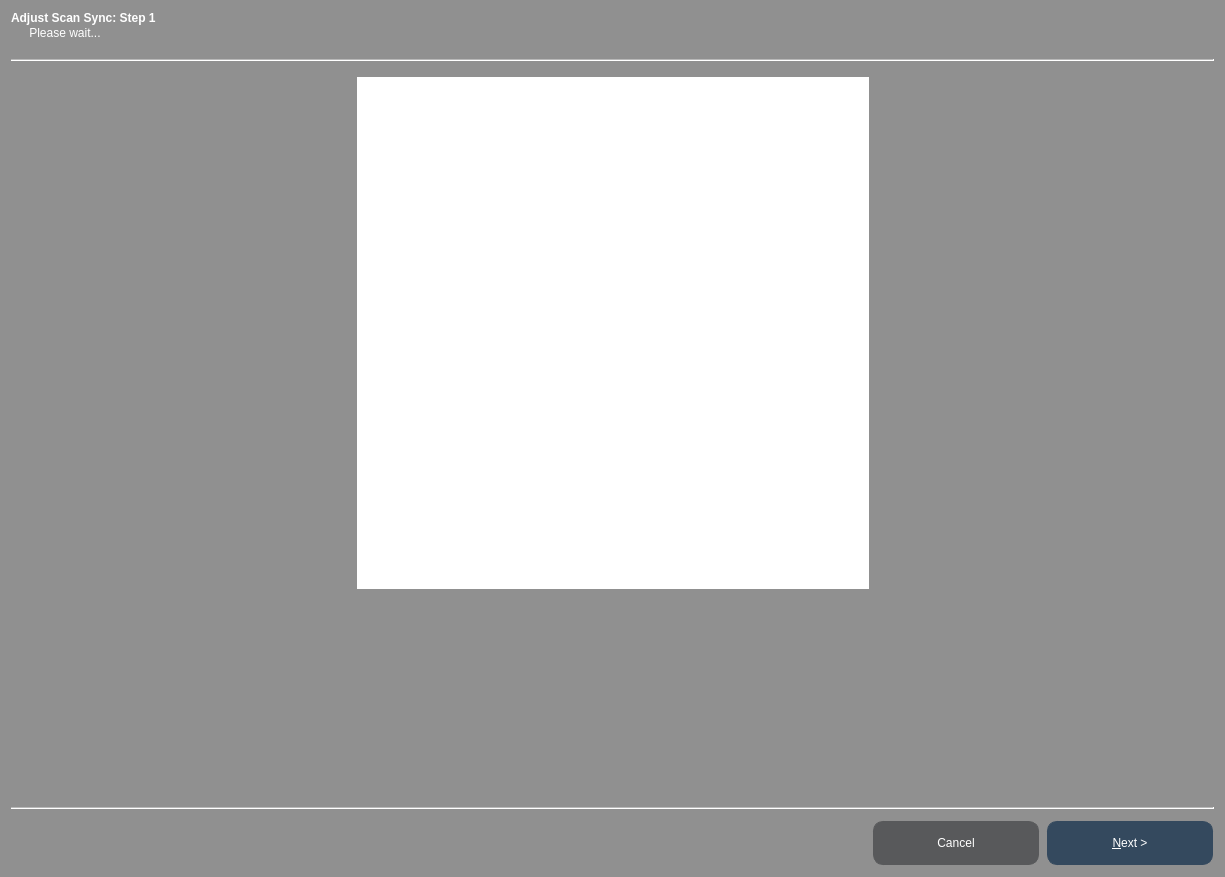
<?xml version="1.0" encoding="UTF-8"?>
<ui version="4.0">
 <class>lagWizard</class>
 <widget class="QWizard" name="lagWizard">
  <property name="geometry">
   <rect>
    <x>0</x>
    <y>0</y>
    <width>1225</width>
    <height>877</height>
   </rect>
  </property>
  <property name="palette">
   <palette>
    <active>
     <colorrole role="WindowText">
      <brush brushstyle="SolidPattern">
       <color alpha="255">
        <red>255</red>
        <green>255</green>
        <blue>255</blue>
       </color>
      </brush>
     </colorrole>
     <colorrole role="Button">
      <brush brushstyle="SolidPattern">
       <color alpha="255">
        <red>144</red>
        <green>144</green>
        <blue>144</blue>
       </color>
      </brush>
     </colorrole>
     <colorrole role="Text">
      <brush brushstyle="SolidPattern">
       <color alpha="255">
        <red>255</red>
        <green>255</green>
        <blue>255</blue>
       </color>
      </brush>
     </colorrole>
     <colorrole role="ButtonText">
      <brush brushstyle="SolidPattern">
       <color alpha="255">
        <red>255</red>
        <green>255</green>
        <blue>255</blue>
       </color>
      </brush>
     </colorrole>
     <colorrole role="Base">
      <brush brushstyle="SolidPattern">
       <color alpha="255">
        <red>144</red>
        <green>144</green>
        <blue>144</blue>
       </color>
      </brush>
     </colorrole>
     <colorrole role="Window">
      <brush brushstyle="SolidPattern">
       <color alpha="255">
        <red>144</red>
        <green>144</green>
        <blue>144</blue>
       </color>
      </brush>
     </colorrole>
    </active>
    <inactive>
     <colorrole role="WindowText">
      <brush brushstyle="SolidPattern">
       <color alpha="255">
        <red>255</red>
        <green>255</green>
        <blue>255</blue>
       </color>
      </brush>
     </colorrole>
     <colorrole role="Button">
      <brush brushstyle="SolidPattern">
       <color alpha="255">
        <red>144</red>
        <green>144</green>
        <blue>144</blue>
       </color>
      </brush>
     </colorrole>
     <colorrole role="Text">
      <brush brushstyle="SolidPattern">
       <color alpha="255">
        <red>255</red>
        <green>255</green>
        <blue>255</blue>
       </color>
      </brush>
     </colorrole>
     <colorrole role="ButtonText">
      <brush brushstyle="SolidPattern">
       <color alpha="255">
        <red>255</red>
        <green>255</green>
        <blue>255</blue>
       </color>
      </brush>
     </colorrole>
     <colorrole role="Base">
      <brush brushstyle="SolidPattern">
       <color alpha="255">
        <red>144</red>
        <green>144</green>
        <blue>144</blue>
       </color>
      </brush>
     </colorrole>
     <colorrole role="Window">
      <brush brushstyle="SolidPattern">
       <color alpha="255">
        <red>144</red>
        <green>144</green>
        <blue>144</blue>
       </color>
      </brush>
     </colorrole>
    </inactive>
    <disabled>
     <colorrole role="WindowText">
      <brush brushstyle="SolidPattern">
       <color alpha="255">
        <red>255</red>
        <green>255</green>
        <blue>255</blue>
       </color>
      </brush>
     </colorrole>
     <colorrole role="Button">
      <brush brushstyle="SolidPattern">
       <color alpha="255">
        <red>144</red>
        <green>144</green>
        <blue>144</blue>
       </color>
      </brush>
     </colorrole>
     <colorrole role="Text">
      <brush brushstyle="SolidPattern">
       <color alpha="255">
        <red>255</red>
        <green>255</green>
        <blue>255</blue>
       </color>
      </brush>
     </colorrole>
     <colorrole role="ButtonText">
      <brush brushstyle="SolidPattern">
       <color alpha="255">
        <red>255</red>
        <green>255</green>
        <blue>255</blue>
       </color>
      </brush>
     </colorrole>
     <colorrole role="Base">
      <brush brushstyle="SolidPattern">
       <color alpha="255">
        <red>144</red>
        <green>144</green>
        <blue>144</blue>
       </color>
      </brush>
     </colorrole>
     <colorrole role="Window">
      <brush brushstyle="SolidPattern">
       <color alpha="255">
        <red>144</red>
        <green>144</green>
        <blue>144</blue>
       </color>
      </brush>
     </colorrole>
    </disabled>
   </palette>
  </property>
  <property name="windowTitle">
   <string>Adjust Scan Sync Angle</string>
  </property>
  <property name="autoFillBackground">
   <bool>false</bool>
  </property>
  <property name="styleSheet">
   <string notr="true">/* CSS Styles used throughout the Avinger code base. Some minor variations may exist. */

/* CSS Styles used throughout the Avinger code base. Some minor variations may exist. */
QWizard#deviceWizard {
	background: rgba( 128,128,128, 255 );
}

QLabel {
 font: 30px &quot;DinPRO-medium&quot;;
 color: white;
}

/* Pushbuttons: */


QPushButton {
    background: rgb( 88, 89, 91 );
    border: 1px solid rgb( 88, 89, 91 );
    color: white;
    font: 12pt &quot;DinPRO-Medium&quot;;
    min-width: 164px;
    max-width: 164px;
    min-height: 42px;
    margin: 1px;
    text-align: center;
    border-radius: 10px;
}

 /* make the default button prominent */
 QPushButton:default {
     background:  rgb( 52, 73, 94 );
     border: 1px solid   rgb( 52, 73, 94 );
	 font: 17px &quot;DinPro-bold&quot;;
 }

QPushButton::hover 
{
    background: rgb(52, 73, 94 );
    border-color: rgb( 166, 166, 166 );
    color: rgb( 214, 214, 214);
    border-width: 1px;
}


QPushButton:disabled 
{
    background:  rgb( 51, 51, 51 ); 
    border: rgb( 51, 51, 51 ); 
 }

/* Dialog boxes: */

QDialog {   
 font: 18px &quot;DinPRO-regular&quot;;
 color: white;
 background-color: #909090;
 border: 1px solid #909090;
 border-radius: 5px;        /* This doesn't work */
}

/* List views and edits boxes: */

QLineEdit, QListView {
    color: #d0d0d0;
	font: 18px DinPro-medium;
    selection-color: white;   
    border: 2px groove white;
    border-radius: 4px;
}

/* ---------- Sliders ------------*/

QSlider::groove:horizontal {
border: 1px solid rgb(  191, 191, 191 );
background: white;
height: 10px;
border-radius: 5px;
}

QSlider::sub-page:horizontal {
background: rgb( 51, 51, 51 );
border: 1px solid rgb( 51, 51, 51 );
height: 10px;
border-radius: 6px;
}

QSlider::add-page:horizontal   /* to the right of the handle */
{
background: rgb(  191, 191, 191  );
border: 1px solid rgb(  191, 191, 191  );
height: 10px;
border-radius: 6px;
}

/* modified from the rest of the UI for the background color */
QSlider::handle:horizontal {
  image: url(:images/handle_normal.png);
  margin: -15px 0;
    background:   rgb( 0,0,0 ); 
}

QSlider::handle:horizontal:hover {
	image: url(:images/handle_rollover.png);
    margin: -15px 0;
    background:   rgb( 0, 0, 0 );
}

QSlider::sub-page:horizontal:disabled {
    background:   rgb(  191, 191, 191  );
    border-color:  rgb(  191, 191, 191  );
    border-radius: 6px;
}

QSlider::add-page:horizontal:disabled {
    background:    rgb(  191, 191, 191  );
    border-color:  rgb(  191, 191, 191  );
    border-radius: 6px;
}

QSlider::handle:horizontal:disabled {
	image: url(:images/handle_disabled.png);
    background:  rgb( 0, 0, 0 );
    border: 1px solid  rgb(  128, 128, 128  );
    border-radius: -15px;
}

/* Check boxes: */

QCheckBox {
	spacing: 5px;
}

QCheckBox::indicator {
	border: #909090;
    background: #909090;
	width: 20px;
	height: 20px;
	margin-top: 4px;
}

QCheckBox::indicator:unchecked {
	image: url(:images/checkBox_normal.png);
}

QCheckBox::indicator:checked {
	image: url(:images/checkBox_active.png);
}

/* Group boxes: */

QGroupBox {
    font: 20px DINPro-medium;
    color: rgba(173, 173, 173, 255);
     background-color: #909090;
     border: 2px solid #909090;
     border-radius: 5px;
     margin-top: 1ex; /* leave space at the top for the title */
 }
 

QGroupBox::title {
      subcontrol-origin: margin;
      subcontrol-position: top left; /* position at the top center */
      padding: 0 3px;
}

/* Spin Boxes: */

QAbstractSpinBox {
	font: 18px DinPRO-medium;
	border: 0;
    border-radius: 5px;
}

QAbstractSpinBox::up-button {
	border: 0;
   background: rgba(233,233,235,255);
   border-top-right-radius: 8px;
   margin-top: -2px;
   margin-bottom: -1px;
   padding-bottom: -5px;
   width: 35px;
}

QAbstractSpinBox::up-arrow  {
  image: url(:/images/arrow_up_normal.png);
}

QAbstractSpinBox::up-arrow:hover {
  image: url(:images/arrow_up_rollover.png);
}

QAbstractSpinBox::down-button {
   border: 0;
   background: rgba(233,233,235,255);
   border-bottom-right-radius: 8px;
   width: 35px;
   padding-top: -5px;
   margin-bottom: -2px;
   margin-top: -1px;
}

QAbstractSpinBox::down-arrow:hover {
  image: url(:/images/arrow_down_rollover.png);
}

QAbstractSpinBox::down-arrow {
  image: url(:/images/arrow_down_normal.png);
}

/* Combo Boxes */

QComboBox::drop-down {
     subcontrol-origin: padding;
     subcontrol-position: top right;
     width: 30px;
      border: 0px;
     border-radius: 4px;
   background: qlineargradient(spread:pad, x1:1, y1:0.847, x2:1, y2:0, stop:0 rgba(97,  97, 97, 255), stop:1 rgba(145, 144, 144, 255));
	margin: -2px;
 }

 QComboBox::down-arrow {
     image: url(:images/arrow_down_normal.png);
}

QComboBox::down-arrow:hover {
	image: url(:images/arrow_down_rollover.png);
}

 QComboBox::down-arrow:on { /* shift the arrow when popup is open */
     top: 1px;
     left: 1px;
 }


/****************
 *         v3.0            *
 ****************/
QLabel#titlebarLabel {
	background: rgb( 51, 51, 51 );
}
QLabel#titlebarTextLabel {
    font: 24pt &quot;DINPro-Medium&quot;;
    color: white;
}

QLabel#instructionsLabel
{
    background: rgb( 191, 191, 191 );
}

QLabel#instructionsTextLabel
{
    font: 12pt &quot;DINPro-Medium&quot;;
}
</string>
  </property>
  <property name="modal">
   <bool>true</bool>
  </property>
  <property name="wizardStyle">
   <enum>QWizard::ClassicStyle</enum>
  </property>
  <property name="options">
   <set>QWizard::CancelButtonOnLeft|QWizard::IndependentPages|QWizard::NoBackButtonOnLastPage|QWizard::NoBackButtonOnStartPage</set>
  </property>
  <property name="subTitleFormat">
   <enum>Qt::AutoText</enum>
  </property>
  <widget class="QWizardPage" name="initialRotationPage">
   <property name="title">
    <string>Adjust Scan Sync: Step 1</string>
   </property>
   <property name="subTitle">
    <string> Please wait...</string>
   </property>
   <widget class="liveView" name="rotationView">
    <property name="geometry">
     <rect>
      <x>340</x>
      <y>10</y>
      <width>512</width>
      <height>512</height>
     </rect>
    </property>
    <property name="frameShape">
     <enum>QFrame::NoFrame</enum>
    </property>
   </widget>
  </widget>
  <widget class="QWizardPage" name="counterRotationPage">
   <property name="title">
    <string>Adjust Scan Sync: Step 2</string>
   </property>
   <property name="subTitle">
    <string> Please wait...</string>
   </property>
   <widget class="liveView" name="counterRotationView">
    <property name="geometry">
     <rect>
      <x>340</x>
      <y>10</y>
      <width>512</width>
      <height>512</height>
     </rect>
    </property>
    <property name="frameShape">
     <enum>QFrame::NoFrame</enum>
    </property>
   </widget>
  </widget>
  <widget class="QWizardPage" name="alignmentPage">
   <property name="styleSheet">
    <string notr="true"/>
   </property>
   <property name="title">
    <string>Adjust Scan Sync: Step 3</string>
   </property>
   <property name="subTitle">
    <string>Align the two images to determine the Scan Sync angle using the slider.</string>
   </property>
   <widget class="QWidget" name="widget" native="true">
    <property name="geometry">
     <rect>
      <x>0</x>
      <y>0</y>
      <width>1170</width>
      <height>626</height>
     </rect>
    </property>
    <property name="styleSheet">
     <string notr="true">QWidget#widget {
	background: black;
}</string>
    </property>
    <widget class="gridOverlay" name="leftGrid">
     <property name="geometry">
      <rect>
       <x>30</x>
       <y>40</y>
       <width>512</width>
       <height>512</height>
      </rect>
     </property>
     <property name="text">
      <string>TextLabel</string>
     </property>
    </widget>
    <widget class="gridOverlay" name="rightGrid">
     <property name="geometry">
      <rect>
       <x>600</x>
       <y>40</y>
       <width>512</width>
       <height>512</height>
      </rect>
     </property>
     <property name="text">
      <string>TextLabel</string>
     </property>
    </widget>
    <widget class="QWidget" name="horizontalLayoutWidget">
     <property name="geometry">
      <rect>
       <x>520</x>
       <y>0</y>
       <width>113</width>
       <height>41</height>
      </rect>
     </property>
     <layout class="QHBoxLayout" name="horizontalLayout">
      <item>
       <widget class="QLabel" name="label">
        <property name="font">
         <font>
          <family>DinPRO-Medium</family>
          <pointsize>-1</pointsize>
          <weight>50</weight>
          <italic>false</italic>
          <bold>false</bold>
         </font>
        </property>
        <property name="styleSheet">
         <string notr="true">color: #717171;
font: 20px DinPRO-Medium;</string>
        </property>
        <property name="text">
         <string>Angle:</string>
        </property>
       </widget>
      </item>
      <item>
       <widget class="QLabel" name="angleLabel">
        <property name="font">
         <font>
          <family>DinPRO-Medium</family>
          <pointsize>-1</pointsize>
          <weight>50</weight>
          <italic>false</italic>
          <bold>false</bold>
         </font>
        </property>
        <property name="styleSheet">
         <string notr="true">color: #717171;
font: 20px DinPRO-Medium;</string>
        </property>
        <property name="text">
         <string>0</string>
        </property>
        <property name="alignment">
         <set>Qt::AlignCenter</set>
        </property>
       </widget>
      </item>
     </layout>
     <zorder>angleLabel</zorder>
     <zorder>label</zorder>
    </widget>
    <widget class="QWidget" name="layoutWidget">
     <property name="geometry">
      <rect>
       <x>10</x>
       <y>570</y>
       <width>531</width>
       <height>34</height>
      </rect>
     </property>
     <layout class="QHBoxLayout" name="horizontalLayout_2">
      <item>
       <widget class="QLabel" name="label_2">
        <property name="styleSheet">
         <string notr="true">font: 15px DinPro-Medium;	
color: rgba( 128,128,128, 255 );</string>
        </property>
        <property name="text">
         <string>Rotate</string>
        </property>
       </widget>
      </item>
      <item>
       <widget class="QSlider" name="angleSlider">
        <property name="minimumSize">
         <size>
          <width>0</width>
          <height>31</height>
         </size>
        </property>
        <property name="styleSheet">
         <string notr="true"/>
        </property>
        <property name="minimum">
         <number>-180</number>
        </property>
        <property name="maximum">
         <number>180</number>
        </property>
        <property name="orientation">
         <enum>Qt::Horizontal</enum>
        </property>
       </widget>
      </item>
     </layout>
    </widget>
    <widget class="rotatableLabel" name="rightImage">
     <property name="geometry">
      <rect>
       <x>600</x>
       <y>40</y>
       <width>512</width>
       <height>512</height>
      </rect>
     </property>
     <property name="palette">
      <palette>
       <active>
        <colorrole role="WindowText">
         <brush brushstyle="SolidPattern">
          <color alpha="255">
           <red>255</red>
           <green>255</green>
           <blue>255</blue>
          </color>
         </brush>
        </colorrole>
        <colorrole role="Text">
         <brush brushstyle="SolidPattern">
          <color alpha="255">
           <red>255</red>
           <green>255</green>
           <blue>255</blue>
          </color>
         </brush>
        </colorrole>
        <colorrole role="ButtonText">
         <brush brushstyle="SolidPattern">
          <color alpha="255">
           <red>255</red>
           <green>255</green>
           <blue>255</blue>
          </color>
         </brush>
        </colorrole>
        <colorrole role="Base">
         <brush brushstyle="SolidPattern">
          <color alpha="255">
           <red>255</red>
           <green>255</green>
           <blue>255</blue>
          </color>
         </brush>
        </colorrole>
        <colorrole role="Window">
         <brush brushstyle="SolidPattern">
          <color alpha="255">
           <red>0</red>
           <green>0</green>
           <blue>0</blue>
          </color>
         </brush>
        </colorrole>
       </active>
       <inactive>
        <colorrole role="WindowText">
         <brush brushstyle="SolidPattern">
          <color alpha="255">
           <red>255</red>
           <green>255</green>
           <blue>255</blue>
          </color>
         </brush>
        </colorrole>
        <colorrole role="Text">
         <brush brushstyle="SolidPattern">
          <color alpha="255">
           <red>255</red>
           <green>255</green>
           <blue>255</blue>
          </color>
         </brush>
        </colorrole>
        <colorrole role="ButtonText">
         <brush brushstyle="SolidPattern">
          <color alpha="255">
           <red>255</red>
           <green>255</green>
           <blue>255</blue>
          </color>
         </brush>
        </colorrole>
        <colorrole role="Base">
         <brush brushstyle="SolidPattern">
          <color alpha="255">
           <red>255</red>
           <green>255</green>
           <blue>255</blue>
          </color>
         </brush>
        </colorrole>
        <colorrole role="Window">
         <brush brushstyle="SolidPattern">
          <color alpha="255">
           <red>0</red>
           <green>0</green>
           <blue>0</blue>
          </color>
         </brush>
        </colorrole>
       </inactive>
       <disabled>
        <colorrole role="WindowText">
         <brush brushstyle="SolidPattern">
          <color alpha="255">
           <red>255</red>
           <green>255</green>
           <blue>255</blue>
          </color>
         </brush>
        </colorrole>
        <colorrole role="Text">
         <brush brushstyle="SolidPattern">
          <color alpha="255">
           <red>255</red>
           <green>255</green>
           <blue>255</blue>
          </color>
         </brush>
        </colorrole>
        <colorrole role="ButtonText">
         <brush brushstyle="SolidPattern">
          <color alpha="255">
           <red>255</red>
           <green>255</green>
           <blue>255</blue>
          </color>
         </brush>
        </colorrole>
        <colorrole role="Base">
         <brush brushstyle="SolidPattern">
          <color alpha="255">
           <red>0</red>
           <green>0</green>
           <blue>0</blue>
          </color>
         </brush>
        </colorrole>
        <colorrole role="Window">
         <brush brushstyle="SolidPattern">
          <color alpha="255">
           <red>0</red>
           <green>0</green>
           <blue>0</blue>
          </color>
         </brush>
        </colorrole>
       </disabled>
      </palette>
     </property>
     <property name="autoFillBackground">
      <bool>false</bool>
     </property>
     <property name="text">
      <string>TextLabel</string>
     </property>
    </widget>
    <widget class="rotatableLabel" name="leftImage">
     <property name="geometry">
      <rect>
       <x>30</x>
       <y>40</y>
       <width>512</width>
       <height>512</height>
      </rect>
     </property>
     <property name="palette">
      <palette>
       <active>
        <colorrole role="WindowText">
         <brush brushstyle="SolidPattern">
          <color alpha="255">
           <red>255</red>
           <green>255</green>
           <blue>255</blue>
          </color>
         </brush>
        </colorrole>
        <colorrole role="Text">
         <brush brushstyle="SolidPattern">
          <color alpha="255">
           <red>255</red>
           <green>255</green>
           <blue>255</blue>
          </color>
         </brush>
        </colorrole>
        <colorrole role="ButtonText">
         <brush brushstyle="SolidPattern">
          <color alpha="255">
           <red>255</red>
           <green>255</green>
           <blue>255</blue>
          </color>
         </brush>
        </colorrole>
        <colorrole role="Base">
         <brush brushstyle="SolidPattern">
          <color alpha="255">
           <red>0</red>
           <green>0</green>
           <blue>0</blue>
          </color>
         </brush>
        </colorrole>
        <colorrole role="Window">
         <brush brushstyle="SolidPattern">
          <color alpha="255">
           <red>0</red>
           <green>0</green>
           <blue>0</blue>
          </color>
         </brush>
        </colorrole>
       </active>
       <inactive>
        <colorrole role="WindowText">
         <brush brushstyle="SolidPattern">
          <color alpha="255">
           <red>255</red>
           <green>255</green>
           <blue>255</blue>
          </color>
         </brush>
        </colorrole>
        <colorrole role="Text">
         <brush brushstyle="SolidPattern">
          <color alpha="255">
           <red>255</red>
           <green>255</green>
           <blue>255</blue>
          </color>
         </brush>
        </colorrole>
        <colorrole role="ButtonText">
         <brush brushstyle="SolidPattern">
          <color alpha="255">
           <red>255</red>
           <green>255</green>
           <blue>255</blue>
          </color>
         </brush>
        </colorrole>
        <colorrole role="Base">
         <brush brushstyle="SolidPattern">
          <color alpha="255">
           <red>0</red>
           <green>0</green>
           <blue>0</blue>
          </color>
         </brush>
        </colorrole>
        <colorrole role="Window">
         <brush brushstyle="SolidPattern">
          <color alpha="255">
           <red>0</red>
           <green>0</green>
           <blue>0</blue>
          </color>
         </brush>
        </colorrole>
       </inactive>
       <disabled>
        <colorrole role="WindowText">
         <brush brushstyle="SolidPattern">
          <color alpha="255">
           <red>255</red>
           <green>255</green>
           <blue>255</blue>
          </color>
         </brush>
        </colorrole>
        <colorrole role="Text">
         <brush brushstyle="SolidPattern">
          <color alpha="255">
           <red>255</red>
           <green>255</green>
           <blue>255</blue>
          </color>
         </brush>
        </colorrole>
        <colorrole role="ButtonText">
         <brush brushstyle="SolidPattern">
          <color alpha="255">
           <red>255</red>
           <green>255</green>
           <blue>255</blue>
          </color>
         </brush>
        </colorrole>
        <colorrole role="Base">
         <brush brushstyle="SolidPattern">
          <color alpha="255">
           <red>0</red>
           <green>0</green>
           <blue>0</blue>
          </color>
         </brush>
        </colorrole>
        <colorrole role="Window">
         <brush brushstyle="SolidPattern">
          <color alpha="255">
           <red>0</red>
           <green>0</green>
           <blue>0</blue>
          </color>
         </brush>
        </colorrole>
       </disabled>
      </palette>
     </property>
     <property name="autoFillBackground">
      <bool>false</bool>
     </property>
     <property name="styleSheet">
      <string notr="true"/>
     </property>
     <property name="frameShape">
      <enum>QFrame::NoFrame</enum>
     </property>
     <property name="frameShadow">
      <enum>QFrame::Sunken</enum>
     </property>
     <property name="lineWidth">
      <number>2</number>
     </property>
     <property name="midLineWidth">
      <number>2</number>
     </property>
     <property name="text">
      <string>TextLabel</string>
     </property>
     <property name="margin">
      <number>0</number>
     </property>
    </widget>
    <zorder>layoutWidget</zorder>
    <zorder>horizontalLayoutWidget</zorder>
    <zorder>rightImage</zorder>
    <zorder>leftImage</zorder>
    <zorder>rightGrid</zorder>
    <zorder>leftGrid</zorder>
   </widget>
  </widget>
 </widget>
 <customwidgets>
  <customwidget>
   <class>liveView</class>
   <extends>QGraphicsView</extends>
   <header>liveview.h</header>
  </customwidget>
  <customwidget>
   <class>rotatableLabel</class>
   <extends>QLabel</extends>
   <header>Widgets/rotatableLabel.h</header>
  </customwidget>
  <customwidget>
   <class>gridOverlay</class>
   <extends>QLabel</extends>
   <header>Widgets/gridOverlay.h</header>
  </customwidget>
 </customwidgets>
 <resources/>
 <connections/>
</ui>
